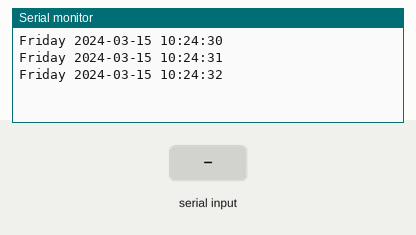
Recording of a sketch running on a simulated Arduino Uno, built for the host (arithmetic inside an expression is 32-bit, double 64-bit). Parts: the last lines printed to the serial monitor. The test bench sets the inputs (shaded band). The local clock reads 2024-03-15 10:24:30 at power-on unless the sketch sets it.

Above: at 2.8 s.
2.9 s: "90,45\n" received over Serial
At 3.8 s:
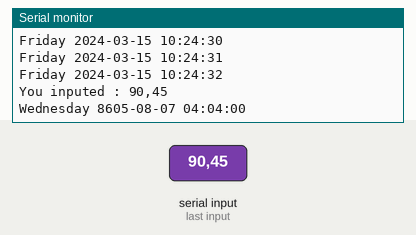
4.5 s: "30,150\n" received over Serial
At 5.4 s:
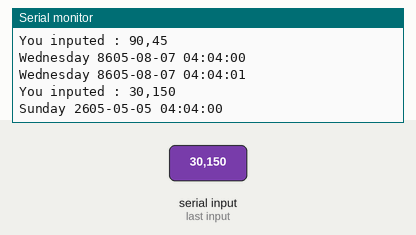
7.5 s: "1\n" received over Serial
At 8.9 s:
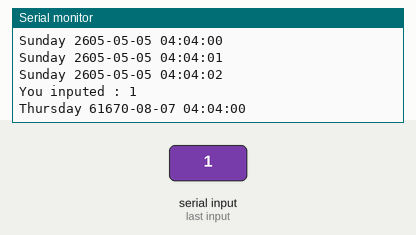
9.5 s: "5\n" received over Serial
At 10.9 s:
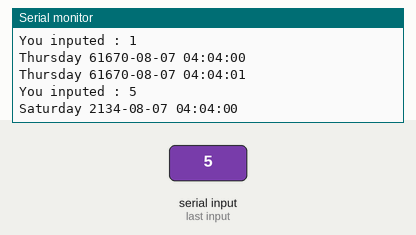
Timing chart, 0 to 12.5 s (numbered marks = the images above; inputs shaded):
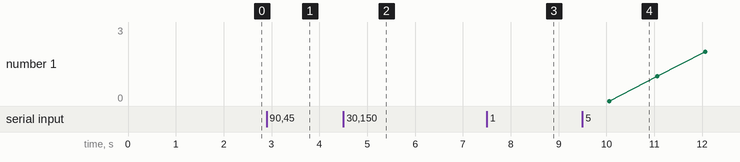

The sketch:

DS1302_Example.ino
```cpp
/*
Arduino 连接 DS1302
代码来源：http://quadpoint.org/projects/arduino-ds1302
增加了串口调整时间代码
*/
#include <stdio.h>
#include <string.h>
#include <DS1302.h>

/* 接口定义
CE(DS1302 pin5) -> Arduino D5
IO(DS1302 pin6) -> Arduino D6
SCLK(DS1302 pin7) -> Arduino D7
*/
uint8_t CE_PIN   = 5;
uint8_t IO_PIN   = 6;
uint8_t SCLK_PIN = 7;

/* 日期变量缓存 */
char buf[50];
char day[10];
/* 串口数据缓存 */
String comdata="" ;
int numdata[7] ={0}, j = 0, mark = 0;
/* 创建 DS1302 对象 */
DS1302 rtc(CE_PIN, IO_PIN, SCLK_PIN);


void print_time()
{
    /* 从 DS1302 获取当前时间 */
    Time t = rtc.time();
    /* 将星期从数字转换为名称 */
    memset(day, 0, sizeof(day));
    switch (t.day)
    {
    case 1: strcpy(day, "Sunday"); break;
    case 2: strcpy(day, "Monday"); break;
    case 3: strcpy(day, "Tuesday"); break;
    case 4: strcpy(day, "Wednesday"); break;
    case 5: strcpy(day, "Thursday"); break;
    case 6: strcpy(day, "Friday"); break;
    case 7: strcpy(day, "Saturday"); break;
    }
    /* 将日期代码格式化凑成buf等待输出 */
    snprintf(buf, sizeof(buf), "%s %04d-%02d-%02d %02d:%02d:%02d", day, t.yr, t.mon, t.date, t.hr, t.min, t.sec);
    /* 输出日期到串口 */
    Serial.println(buf);
}


void setup()
{
    Serial.begin(9600);
    rtc.write_protect(false);
    rtc.halt(false);
}

void loop()
{

    /* 当串口有数据的时候，将数据拼接到变量comdata */
    while (Serial.available() > 0)
    {
        comdata += char(Serial.read());
        delay(2);
        mark = 1;
    }
    /* 以逗号分隔分解comdata的字符串，分解结果变成转换成数字到numdata[]数组 */
    if(mark == 1)
    {
        Serial.print("You inputed : ");
        Serial.println(comdata);

         numdata[0] = (comdata[0]-'0') * 1000 + (comdata[1] - '0')+(comdata[2]-'0') * 100 + (comdata[3] - '0');//year
         numdata[1] = (comdata[4]-'0') * 10 + (comdata[5] - '0');//month
         numdata[2] = (comdata[6]-'0') * 10 + (comdata[7] - '0');//date
         numdata[3] = (comdata[8]-'0') * 10 + (comdata[9] - '0');//hour
         numdata[4] = (comdata[10]-'0') * 10 + (comdata[11] - '0');//minute
         numdata[5] = (comdata[12]-'0') * 10 + (comdata[13] - '0');//second
         numdata[6] = (comdata[14]-'0') * 10 + (comdata[15] - '0');//week


        /* 将转换好的numdata凑成时间格式，写入DS1302 */
        Time t(numdata[0], numdata[1], numdata[2], numdata[3], numdata[4], numdata[5], numdata[6]);
        rtc.time(t);
        mark = 0;j=0;
        /* 清空 comdata 变量，以便等待下一次输入 */
        comdata = String("");
        /* 清空 numdata */
        for(int i = 0; i < 7 ; i++) numdata[i]=0;
    }

    /* 打印当前时间 */
    print_time();
    delay(1000);
}
```

Measured:
- after the input at 2.9 s, the serial monitor: prints a new line after 0.12 s (image 1)
- after the input at 4.5 s, the serial monitor: prints a new line after 0.54 s (image 2)
- after the input at 7.5 s, the serial monitor: prints a new line after 0.55 s (image 3)
- after the input at 9.5 s, the serial monitor: prints a new line after 0.56 s (image 4)
